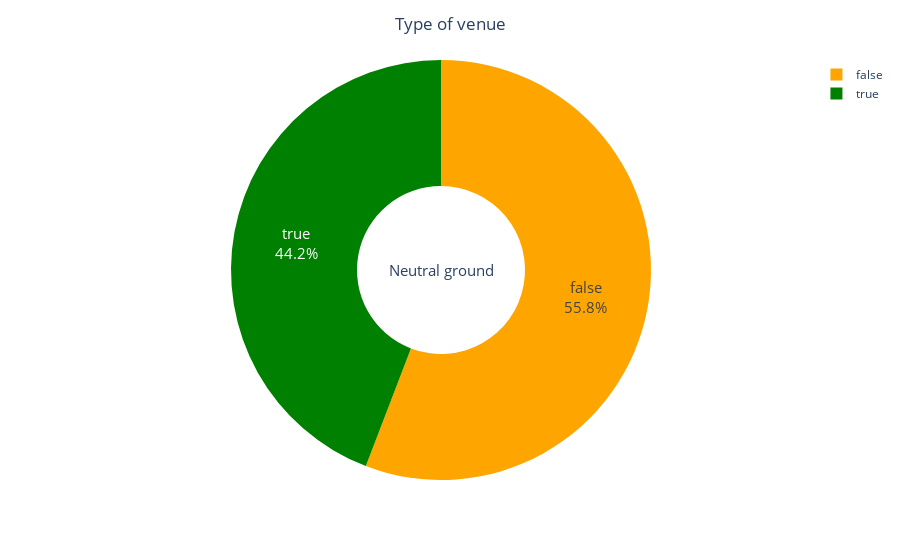

Notebook cell for this chart:
### Code cell
fig7=px.pie(df_venue,values='Count',names='neutral',hole=0.4,color_discrete_sequence=['orange','green'])
fig7.update_layout(title='Type of venue',title_x=.5,annotations=[dict(text='Neutral ground',font_size=15, showarrow=False,height=800,width=700)])
fig7.update_traces(textfont_size=15,textinfo='percent+label')


fig7.show()

### Figure 1 — Plotly figure (JSON) as saved in the notebook; plotly's stock layout.template omitted (floating-point values rounded to 4 significant figures)
{"data": [{"domain": {"x": [0, 1], "y": [0, 1]}, "hole": 0.4, "hovertemplate": "neutral=%{label}<br>Count=%{value}<extra></extra>", "labels": [false, true], "legendgroup": "", "name": "", "showlegend": true, "textfont": {"size": 15}, "textinfo": "percent+label", "type": "pie", "values": [2324, 1839]}], "layout": {"annotations": [{"font": {"size": 15}, "height": 800, "showarrow": false, "text": "Neutral ground", "width": 700}], "legend": {"tracegroupgap": 0}, "margin": {"t": 60}, "piecolorway": ["orange", "green"], "title": {"text": "Type of venue", "x": 0.5}}}
